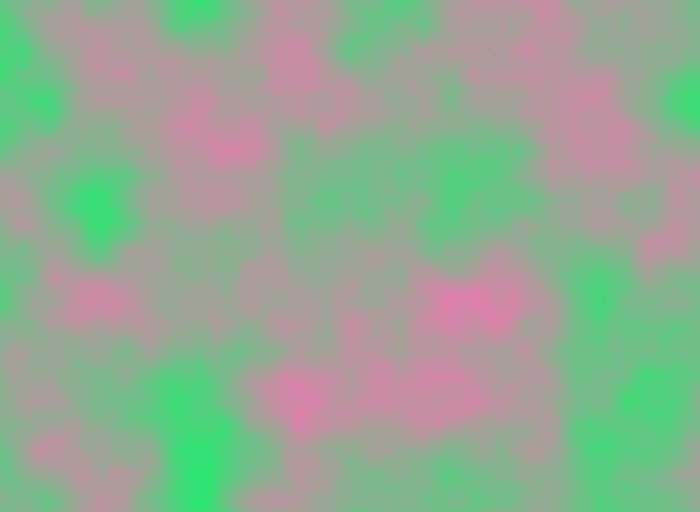
Frame 1 (no input)
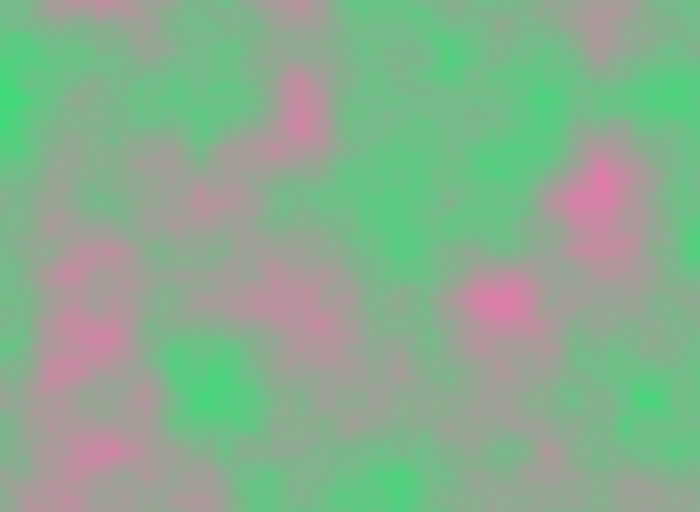
Frame 60 (the mouse pressed at the canvas centre just before this capture)
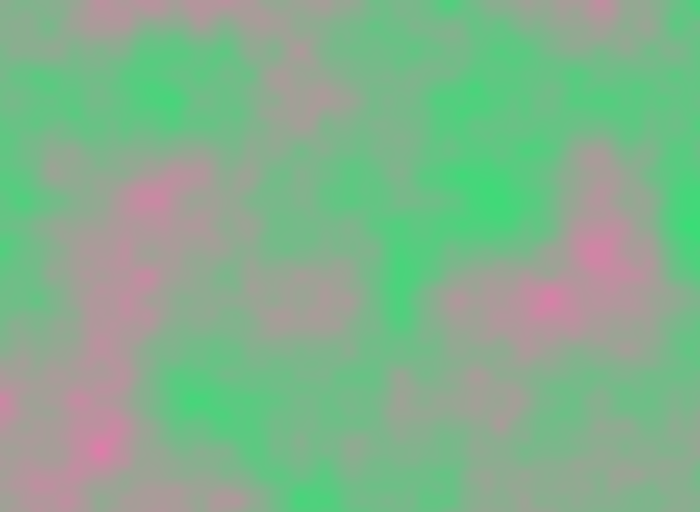
Frame 120 (the mouse held since frame 60 and released just before this capture)

The Processing sketch that drew these frames (run headless with seeded random() and noise(); from frame 60 on, the mouse is pressed at the canvas centre):

// Processing sketch: weekly_task
// ── weekly_task.pde
color colorA;
color colorB;

void setup() {
  size(700, 512);
  
  colorA = color(255, 105, 180);  // pink
  colorB = color(0, 255, 100);    // green
  
  noStroke();
}

void draw() {
  loadPixels();
  
  for (int i = 0; i < pixels.length; i++) {
    int x = i % width;
    int y = i / width;
    
    // --- 2D noise with animation ---
    float noiseVal = noise(0.01 * x, 0.01 * y, frameCount * 0.01);
    
    // --- Map noise to 0-255 brightness ---
    float tone = map(noiseVal, 0, 1, 0, 255);
    
    // --- Apply duotone ---
    pixels[i] = duotone(color(tone), colorA, colorB);
  }
  
  updatePixels();
}

color duotone(color pixel, color colorA, color colorB) {
  float tone = red(pixel); // using red channel as brightness
  float lerpAmount = norm(tone, 0, 255);
  return lerpColor(colorA, colorB, lerpAmount);
}
